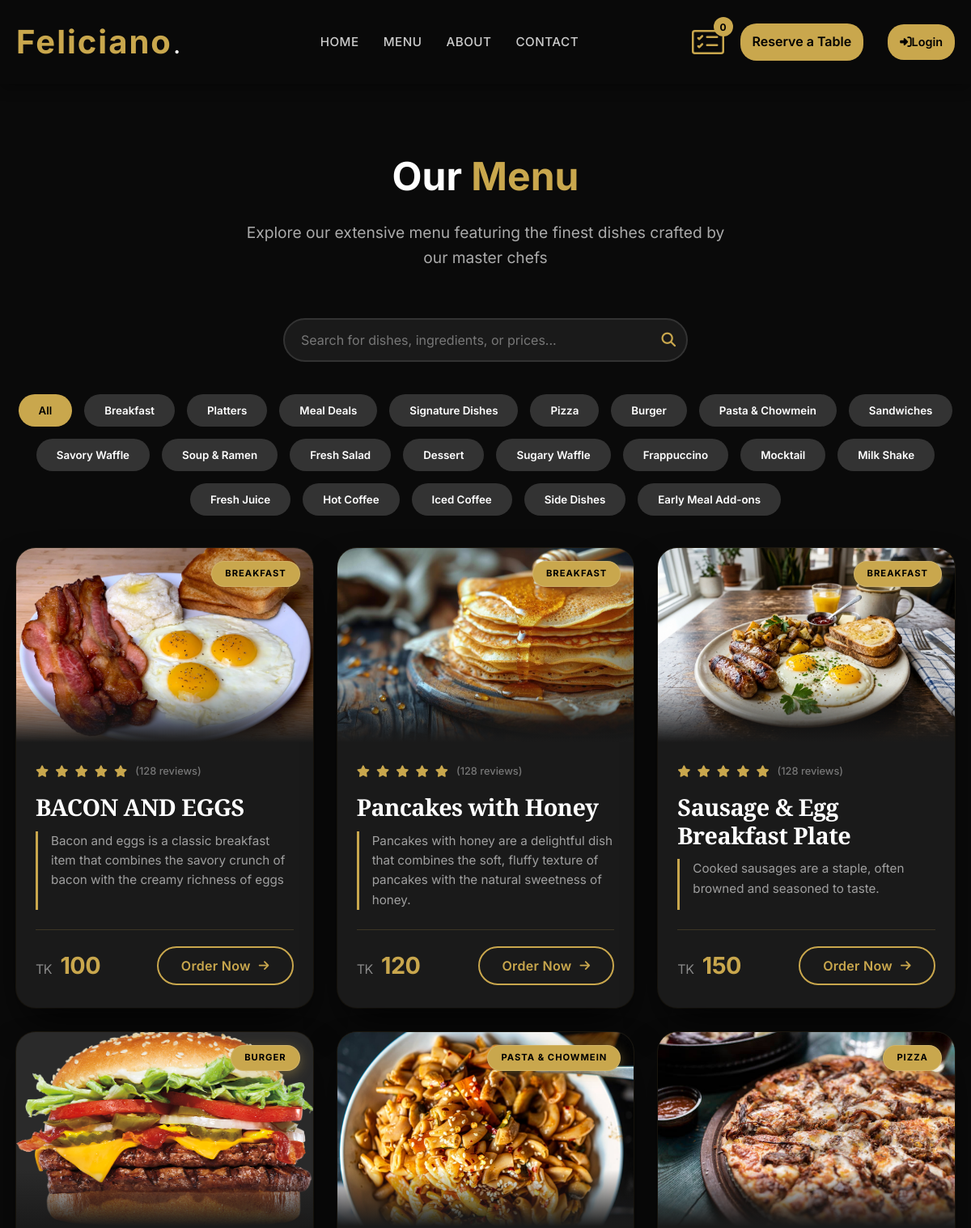
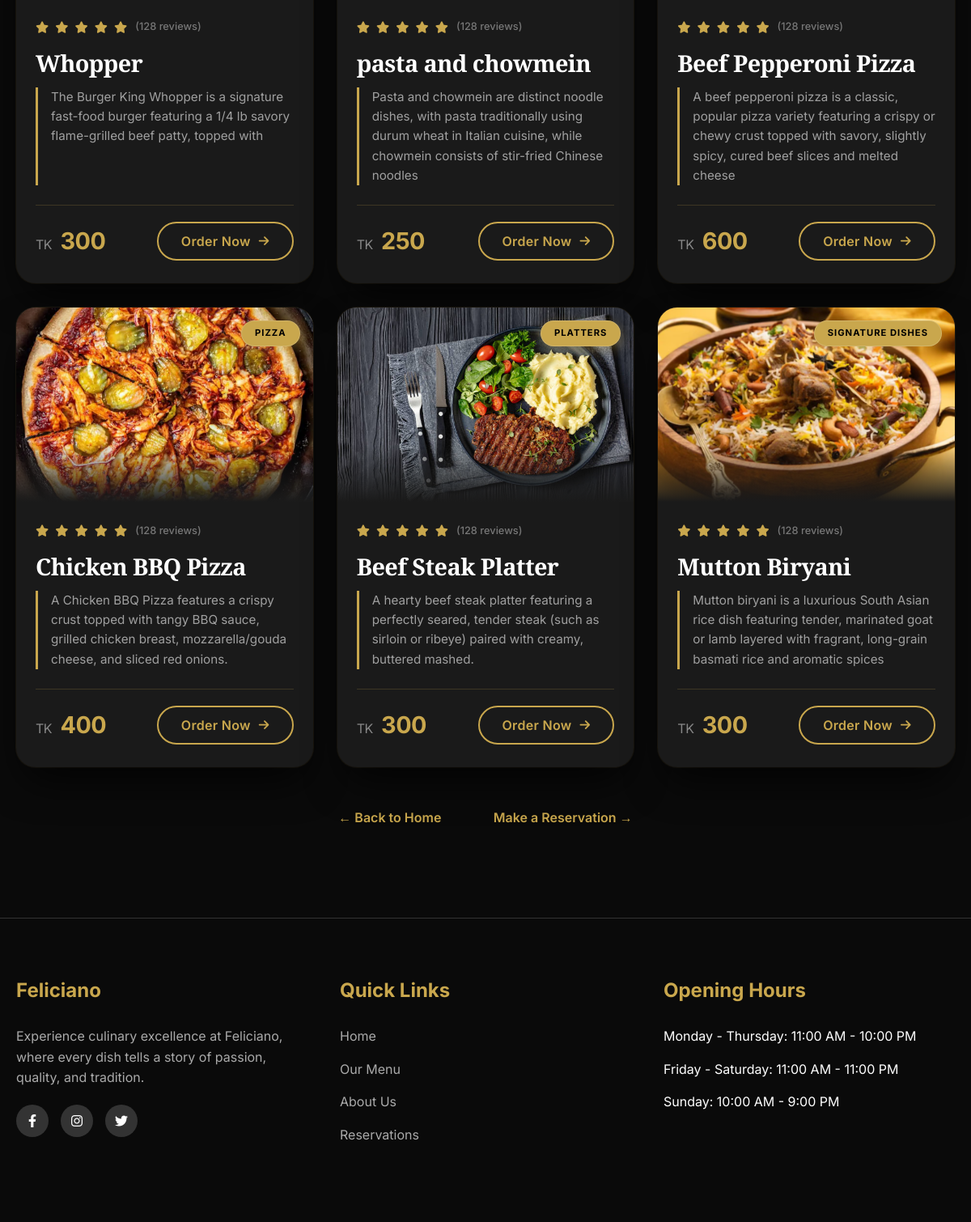
/pages/menu.php, run on the app's committed database (2 pictures, top to bottom).
### tables this page shows
CREATE TABLE `menu_items` (
  `id` int(11) NOT NULL,
  `menu_id` int(11) DEFAULT NULL,
  `name` varchar(100) NOT NULL,
  `description` text DEFAULT NULL,
  `category` varchar(50) NOT NULL,
  `price` decimal(10,2) NOT NULL,
  `image_url` varchar(500) DEFAULT NULL,
  `ingredients` text DEFAULT NULL,
  `status` enum('active','inactive') DEFAULT 'active',
  `created_at` timestamp NOT NULL DEFAULT current_timestamp(),
  `updated_at` timestamp NOT NULL DEFAULT current_timestamp() ON UPDATE current_timestamp()
);

### config/categories.php (called while the page is built)
<?php
$category_labels = [
    'breakfast' => 'Breakfast',
    'platter' => 'Platters',
    'meal-deal' => 'Meal Deals',
    'signature' => 'Signature Dishes',
    'pizza' => 'Pizza',
    'burger' => 'Burger',
    'pasta & chowmein' => 'Pasta & Chowmein',
    'sandwiches' => 'Sandwiches',
    'savory waffle' => 'Savory Waffle',
    'soup & ramen' => 'Soup & Ramen',
    'fresh salad' => 'Fresh Salad',
    'dessert' => 'Dessert',
    'sugary waffle' => 'Sugary Waffle',
    'frappuccino' => 'Frappuccino',
    'mocktail' => 'Mocktail',
    'milk shake' => 'Milk Shake',
    'fresh juice' => 'Fresh Juice',
    'hot coffee' => 'Hot Coffee',
    'iced coffee' => 'Iced Coffee',
    'side dishes' => 'Side Dishes',
    'early meal add ons' => 'Early Meal Add-ons'
];
?>

### pages/menu.php (the view, shortened to what this page needs)
<?php
require_once '../config/database.php';
require_once '../config/categories.php';
$available_categories = array_keys($category_labels);
$menu_query = "SELECT * FROM menu_items WHERE status = 'active' ORDER BY category, name";
$menu_result = $conn->query($menu_query);
$menu_items = [];
while($row = $menu_result->fetch_assoc()) {
    $menu_items[] = $row;
}
?>
<!DOCTYPE html>
<html lang="en">
<head>
    <link rel="stylesheet" href="https://cdnjs.cloudflare.com/ajax/libs/font-awesome/6.4.0/css/all.min.css">
    <link rel="stylesheet" href="../assets/css/style.css?v=<?php echo time(); ?>">
    <link rel="stylesheet" href="../assets/css/menu.css?v=<?php echo time(); ?>">
</head>
<body>
     <header>
        <div class="container header-container">
            <a href="../index.php" class="logo">Feliciano<span>.</span></a>
            <nav>
                <ul class="nav-links">
                    <li><a href="../index.php">Home</a></li>
                    <li><a href="menu.php">Menu</a></li>
                    <li><a href="about.php">About</a></li>
                    <li><a href="contact.php">Contact</a></li>
                </ul>
            </nav>
            <div class="header-actions justify-content-end">
                <button id="orderBtn" class="order-badge-btn">
                    <span id="orderCount" class="order-count-badge">0</span>
                </button>
                <a href="contact.php" class="reservation-btn">Reserve a Table</a>
                <?php if(isset($_SESSION['user_logged_in']) && $_SESSION['user_logged_in']): ?>
                    <?php if(isset($_SESSION['user_role']) && $_SESSION['user_role'] === 'admin'): ?>
                        <a href="../admin/admin.php" class="auth-btn admin-btn"><i class="fas fa-chart-line"></i> Dashboard</a>
                    <?php elseif(isset($_SESSION['user_role']) && $_SESSION['user_role'] === 'manager'): ?>
                        <a href="../manager/index.php" class="auth-btn admin-btn"><i class="fas fa-chart-line"></i> Dashboard</a>
                    <?php else: ?>
                        <a href="Profile/profile.php" class="auth-btn profile-btn"><i class="fas fa-user"></i> Profile</a>
                    <?php endif; ?>
                <?php else: ?>
                    <a href="../auth/login.php" class="auth-btn login-btn"><i class="fas fa-sign-in-alt"></i> Login</a>
                <?php endif; ?>
            </div>
        </div>
    </header>
    <main>
        <section class="page-section">
            <div class="container">
                <div class="section-title">
                    <h2>Our <span>Menu</span></h2>
                    <p>Explore our extensive menu featuring the finest dishes crafted by our master chefs</p>
                </div>
                <div class="search-bar-container">
                    <input type="text" id="searchInput" class="search-bar"
                        placeholder="Search for dishes, ingredients, or prices...">
                </div>
                <div class="menu-categories">
                    <button class="category-btn active" data-category="all">All</button>
                    <?php foreach ($available_categories as $cat): ?>
                        <button class="category-btn" data-category="<?php echo htmlspecialchars($cat); ?>">
                            <?php echo htmlspecialchars($category_labels[$cat] ?? ucfirst($cat)); ?>
                        </button>
                    <?php endforeach; ?>
                </div>
                <div class="menu-items-container">
                    <?php if (count($menu_items) > 0): ?>
                        <?php foreach ($menu_items as $item): ?>
                            <div class="professional-menu-card" data-category="<?php echo htmlspecialchars($item['category']); ?>">
                                <div class="card-image-container">
                                    <?php
                                        $img_path = str_starts_with($item['image_url'], 'http') ? $item['image_url'] : '../' . $item['image_url'];
                                    ?>
                                    <img src="<?php echo htmlspecialchars($img_path); ?>"
                                         alt="<?php echo htmlspecialchars($item['name']); ?>"
                                         class="dish-image"
                                         onerror="this.src='https://via.placeholder.com/800x600/2a2a2a/c9a74d?text=Dish+Image'; this.classList.add('demo-image');">
                                    <div class="image-overlay"></div>
                                    <div class="signature-badge"><?php echo htmlspecialchars($category_labels[$item['category']] ?? $item['category']); ?></div>
                                </div>
                                <div class="card-content">
                                    <div class="rating">
                                        <div class="stars">
                                            <i class="fas fa-star"></i>
                                            <i class="fas fa-star"></i>
                                            <i class="fas fa-star"></i>
                                            <i class="fas fa-star"></i>
                                            <i class="fas fa-star"></i>
                                        </div>
                                        <span class="review-count">(128 reviews)</span>
                                    </div>
                                    <h2 class="dish-name"><?php echo htmlspecialchars($item['name']); ?></h2>
                                    <p class="dish-description">
                                        <?php echo htmlspecialchars($item['description']); ?>
                                    </p>
                                    <div class="price-order-container">
                                        <div class="price">
                                            <small>TK</small> <?php echo number_format($item['price']); ?>
                                        </div>
                                        <button class="order-btn" onclick="addToOrder(<?php echo $item['id']; ?>, '<?php echo addslashes($item['name']); ?>', <?php echo $item['price']; ?>)">
                                            <span>Order Now</span>
                                            <i class="fas fa-arrow-right"></i>
                                        </button>
                                    </div>
                                </div>
                            </div>
                        <?php endforeach; ?>
                    <?php else: ?>
                        <p class="no-items">No menu items found.</p>
                    <?php endif; ?>
                </div>
            <div class="page-nav">
                <a href="../index.php" class="page-link">← Back to Home</a>
                <a href="contact.php" class="page-link">Make a Reservation →</a>
            </div>
            </div>
        </section>
    </main>
    <footer>
        <div class="container">
            <div class="footer-content">
                <div class="footer-column">
                    <h3>Feliciano</h3>
                    <p>Experience culinary excellence at Feliciano, where every dish tells a story of passion, quality,
                        and tradition.</p>
                    <div class="social-icons">
                        <a href="https://www.facebook.com" target="_blank"><i class="fab fa-facebook-f"></i></a>
                        <a href="https://www.instagram.com" target="_blank"><i class="fab fa-instagram"></i></a>
                        <a href="https://www.twitter.com" target="_blank"><i class="fab fa-twitter"></i></a>
                    </div>
                </div>
                <div class="footer-column">
                    <h3>Quick Links</h3>
                    <ul>
                        <li><a href="../index.php">Home</a></li>
                        <li><a href="menu.php">Our Menu</a></li>
                        <li><a href="about.php">About Us</a></li>
                        <li><a href="contact.php">Reservations</a></li>
                    </ul>
                </div>
                <div class="footer-column">
                    <h3>Opening Hours</h3>
                    <ul>
                        <li>Monday - Thursday: 11:00 AM - 10:00 PM</li>
                        <li>Friday - Saturday: 11:00 AM - 11:00 PM</li>
                        <li>Sunday: 10:00 AM - 9:00 PM</li>
                    </ul>
                </div>
            </div>
        </div>
    </footer>
</body>
</html>

### assets/css/menu.css (style rules this page uses)
.search-bar-container { position: relative; margin-bottom: 40px; max-width: 500px; margin-left: auto; margin-right: auto; }
.search-bar { width: 100%; padding: 15px 40px 15px 20px; background-color: #1a1a1a; border: 2px solid #333; border-radius: 30px; color: #fff; font-size: 1rem; transition: all 0.3s; }
.search-bar::placeholder { color: #777; }
.menu-categories { display: flex; justify-content: center; gap: 15px; margin-bottom: 40px; flex-wrap: wrap; }
.category-btn { background-color: #333; color: #fff; border: none; padding: 12px 25px; border-radius: 30px; font-weight: 600; cursor: pointer; transition: all 0.3s; }
.category-btn.active, .category-btn:hover { background-color: #c9a74d; color: #000; }
.menu-items-container { display: grid; grid-template-columns: repeat(auto-fill, minmax(320px, 1fr)); gap: 30px; justify-items: center; }

### data on the page
menu_items: image_url (picture), category "BREAKFAST", name "BACON AND EGGS", description "Bacon and eggs is a classic breakfast item that combines the savory crunch of bacon with the creamy richness of eggs", price "100"
menu_items: image_url (picture), category "BREAKFAST", name "Pancakes with Honey", description "Pancakes with honey are a delightful dish that combines the soft, fluffy texture of pancakes with the natural sweetness of honey.", price "120"
menu_items: image_url (picture), category "BREAKFAST", name "Sausage & Egg Breakfast Plate", description "Cooked sausages are a staple, often browned and seasoned to taste.", price "150"
menu_items: image_url (picture), category "BURGER", name "Whopper", description "The Burger King Whopper is a signature fast-food burger featuring a 1/4 lb savory flame-grilled beef patty, topped with", price "300"
menu_items: image_url (picture), category "PASTA & CHOWMEIN", name "pasta and chowmein", description "Pasta and chowmein are distinct noodle dishes, with pasta traditionally using durum wheat in Italian cuisine, while chowmein consists of stir-fried Chinese noodles", price "250"
menu_items: image_url (picture), category "PIZZA", name "Beef Pepperoni Pizza", description "A beef pepperoni pizza is a classic, popular pizza variety featuring a crispy or chewy crust topped with savory, slightly spicy, cured beef slices and melted cheese", price "600"
menu_items: image_url (picture), category "PIZZA", name "Chicken BBQ Pizza", description "A Chicken BBQ Pizza features a crispy crust topped with tangy BBQ sauce, grilled chicken breast, mozzarella/gouda cheese, and sliced red onions.", price "400"
menu_items: image_url (picture), category "PLATTERS", name "Beef Steak Platter", description "A hearty beef steak platter featuring a perfectly seared, tender steak (such as sirloin or ribeye) paired with creamy, buttered mashed.", price "300"
menu_items: image_url (picture), category "SIGNATURE DISHES", name "Mutton Biryani", description "Mutton biryani is a luxurious South Asian rice dish featuring tender, marinated goat or lamb layered with fragrant, long-grain basmati rice and aromatic spices", price "300"

### other printed values
$category_labels[$cat] "Breakfast"
$category_labels[$cat] "Platters"
$category_labels[$cat] "Meal Deals"
$category_labels[$cat] "Signature Dishes"
$category_labels[$cat] "Pizza"
$category_labels[$cat] "Burger"
$category_labels[$cat] "Pasta & Chowmein"
$category_labels[$cat] "Sandwiches"
$category_labels[$cat] "Savory Waffle"
$category_labels[$cat] "Soup & Ramen"
$category_labels[$cat] "Fresh Salad"
$category_labels[$cat] "Dessert"
$category_labels[$cat] "Sugary Waffle"
$category_labels[$cat] "Frappuccino"
$category_labels[$cat] "Mocktail"
